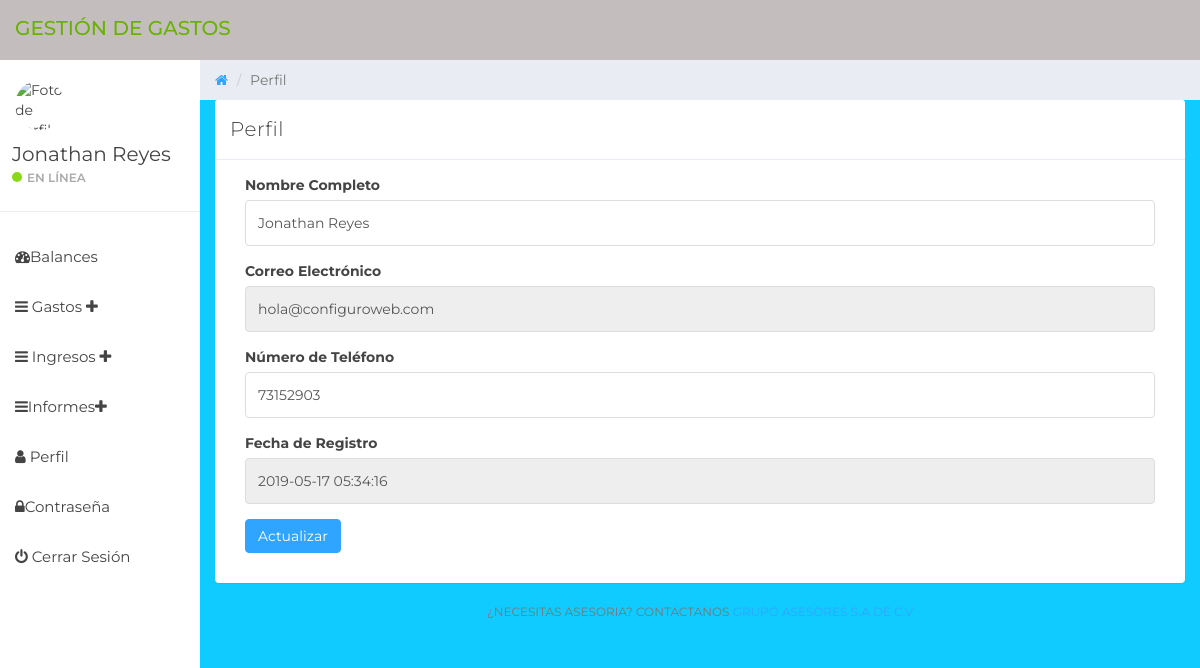
Page /gestion-gastos-master/user-profile.php (signed in) on the committed database.
### tables this page shows
CREATE TABLE IF NOT EXISTS `tbluser` (
  `ID` int NOT NULL AUTO_INCREMENT,
  `FullName` varchar(150) DEFAULT NULL,
  `Email` varchar(200) DEFAULT NULL,
  `MobileNumber` bigint DEFAULT NULL,
  `Password` varchar(200) DEFAULT NULL,
  `RegDate` timestamp NOT NULL DEFAULT CURRENT_TIMESTAMP,
  PRIMARY KEY (`ID`)
);

### gestion-gastos-master/user-profile.php (the view, shortened to what this page needs)
<?php
if (strlen($_SESSION['detsuid'] == 0)) {
	header('location:logout.php');
} else {
?>
	<!DOCTYPE html>
	<html lang="es">
	<head>
		<link href="css/bootstrap.min.css" rel="stylesheet">
		<link href="css/font-awesome.min.css" rel="stylesheet">
		<link href="css/datepicker3.css" rel="stylesheet">
		<link href="css/styles.css" rel="stylesheet">
	</head>
	<body>
		<?php include_once('includes/header.php'); ?>
		<?php include_once('includes/sidebar.php'); ?>
		<div class="col-sm-9 col-sm-offset-3 col-lg-10 col-lg-offset-2 main">
			<div class="row">
				<ol class="breadcrumb">
					<li><a href="#"><em class="fa fa-home"></em></a></li>
					<li class="active">Perfil</li>
				</ol>
			</div>
			<div class="row">
				<div class="col-lg-12">
					<div class="panel panel-default">
						<div class="panel-heading">Perfil</div>
						<div class="panel-body">
							<div class="col-md-12">
								<?php
								$userid = $_SESSION['detsuid'];
								$ret = mysqli_query($con, "SELECT * FROM tbluser WHERE ID='$userid'");
								$row = mysqli_fetch_array($ret);
								?>
								<form role="form" method="post" action="">
									<div class="form-group">
										<label>Nombre Completo</label>
										<input class="form-control" type="text" value="<?php echo $row['FullName']; ?>" name="fullname" required>
									</div>
									<div class="form-group">
										<label>Correo Electrónico</label>
										<input type="email" class="form-control" name="email" value="<?php echo $row['Email']; ?>" required readonly>
									</div>
									<div class="form-group">
										<label>Número de Teléfono</label>
										<input class="form-control" type="tel" value="<?php echo $row['MobileNumber']; ?>" required name="contactnumber" maxlength="10">
									</div>
									<div class="form-group">
										<label>Fecha de Registro</label>
										<input class="form-control" name="regdate" type="text" value="<?php echo $row['RegDate']; ?>" readonly>
									</div>
									<div class="form-group">
										<button type="submit" class="btn btn-primary" name="submit">Actualizar</button>
									</div>
								</form>
							</div>
						</div>
					</div>
				</div>
				<?php include_once('includes/footer.php'); ?>
			</div>
		</div>
	</body>
	</html>
<?php }  ?>

### gestion-gastos-master/includes/sidebar.php (shortened to what this page needs)
<?php
include('includes/dbconnection.php');
?>
<div id="sidebar-collapse" class="col-sm-3 col-lg-2 sidebar">
    <div class="profile-sidebar">
        <div class="profile-userpic">
            <img src="https://saberescincopuntocero.com/wp-content/uploads/2020/10/PERFIL-VACIO.png" class="img-fluid" alt="Foto de perfil">
        </div>
        <div class="profile-usertitle">
            <?php
            $uid = $_SESSION['detsuid'];
            $ret = mysqli_query($con, "SELECT FullName FROM tbluser WHERE ID='$uid'");
            $row = mysqli_fetch_array($ret);
            $name = $row['FullName'];
            ?>
            <div class="profile-usertitle-name"><?php echo $name; ?></div>
            <div class="profile-usertitle-status"><span class="indicator label-success"></span>En línea</div>
        </div>
    </div>
    <ul class="nav flex-column">
        <li class="nav-item">
            <a class="nav-link active" href="dashboard.php"><i class="fa fa-dashboard"></i>Balances</a>
        </li>
        <li class="nav-item">
            <a class="nav-link" data-toggle="collapse" href="#menu-gastos">
                <i class="fa fa-navicon"></i> Gastos <i class="fa fa-plus float-right"></i>
            </a>
        </li>
        <li class="nav-item">
            <a class="nav-link" data-toggle="collapse" href="#menu-Ingresos">
                <i class="fa fa-navicon"></i> Ingresos <i class="fa fa-plus float-right"></i>
            </a>
        </li>
        <li class="nav-item">
            <a class="nav-link" data-toggle="collapse" href="#menu-informes">
                <i class="fa fa-navicon"></i>Informes<i class="fa fa-plus float-right"></i>
            </a>
        </li>
        <li class="nav-item">
            <a class="nav-link" href="user-profile.php"><i class="fa fa-user"></i> Perfil</a>
        </li>
        <li class="nav-item">
            <a class="nav-link" href="change-password.php"><i class="fa fa-lock"></i>Contraseña</a>
        </li>
        <li class="nav-item">
            <a class="nav-link" href="logout.php"><i class="fa fa-power-off"></i> Cerrar Sesión</a>
        </li>
    </ul>
</div>

### gestion-gastos-master/css/styles.css (style rules this page uses)
body { background: #10cbff; padding-top: 60px; font-size: 14px; color: #444444; font-family: "Montserrat", "Helvetica Neue", Helvetica, Arial, sans-serif; }
a, a:hover, a:focus { color: #30a5ff; }
input.form-control { border: 1px solid #ddd; box-shadow: none; height: 46px; }
.btn-primary, .btn-primary:hover, .btn-primary:focus, .btn-primary:active, .btn-primary.active, .open > .dropdown-toggle.btn-primary, .btn-primary.disabled, .btn-primary[disabled], fieldset[disabled] .btn-primary, .btn-primary.disabled:hover, .btn-primary[disabled]:hover, fieldset[disabled] .btn-primary:hover, .btn-primary.disabled:focus, .btn-primary[disabled]:focus, fieldset[disabled] .btn-primary:focus, .btn-primary.disabled:active, .btn-primary[disabled]:active, fieldset[disabled] .btn-primary:active, .btn-primary.disabled.active, .btn-primary[disabled].active, fieldset[disabled] .btn-primary.active { background-color: #30a5ff; border-color: #30a5ff; }
.label-success { background-color: #8ad919; }
.panel { border: 0; }
.panel-heading { font-size: 20px; font-weight: 300; letter-spacing: 0.025em; height: 60px; line-height: 38px; }
.panel-default .panel-heading { background: #fff; border-bottom: 1px solid #e9ecf2; color: #444444; }
.sidebar { display: block; padding: 0; display: none; box-shadow: none; background: #fff; }
.sidebar ul { margin: 20px 0px; }
@media (min-width: 768px) { .sidebar { display: block; position: fixed; top: 60px; bottom: 0; left: 0; z-index: 1000; display: block; margin: 0; padding: 0; overflow-x: hidden; overflow-y: auto; } }
.sidebar ul.nav li a { height: 50px; font-size: 15px; line-height: 2em; color: #444444; }
.profile-sidebar { padding: 10px 0; border-bottom: 1px solid #e9ecf2; }
.indicator { width: 10px; height: 10px; display: inline-block; border-radius: 9999px; margin-right: 5px; }
.profile-userpic img { float: left; margin: 10px 0px 0px 15px; width: 50px; height: 50px; border-radius: 9999px !important; }
.profile-usertitle { float: left; text-align: left; margin: 10px 0 0 12px; }
.profile-usertitle-name { font-size: 20px; margin-bottom: 0px; }
.profile-usertitle-status { text-transform: uppercase; color: #AAA; font-size: 12px; font-weight: 600; margin-bottom: 15px; }
.breadcrumb { border-radius: 0; padding: 10px 15px 10px 15px; background: #e9ecf2; margin: 0; }

### rows in the picture
tbluser: FullName "Jonathan Reyes", fullname "Jonathan Reyes", email "hola@configuroweb.com", contactnumber "73152903", regdate "2019-05-17 05:34:16"
